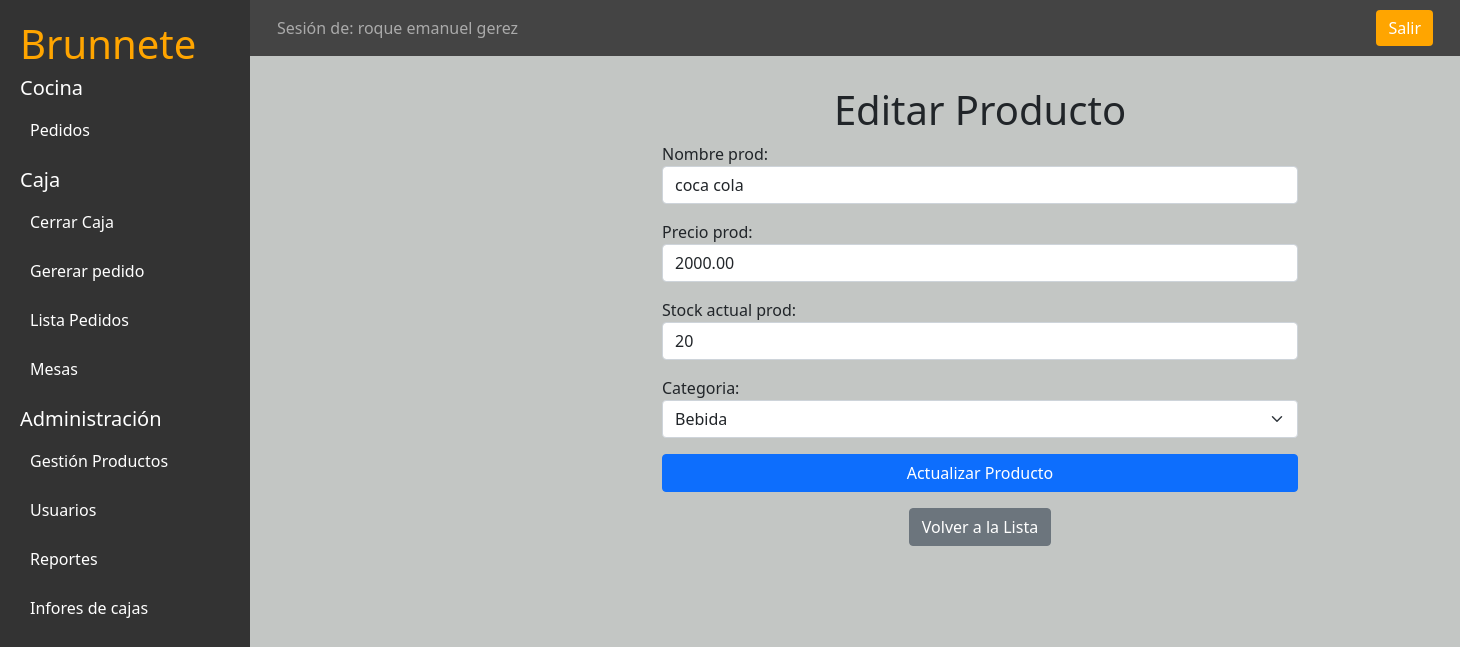
Screenshot of /cocina/editar/4/ (signed in) with the database file from the repository.
### applications/users/models.py (models this page shows, shortened)
class User(AbstractBaseUser, PermissionsMixin):
    ADMINISTRADOR = '0'
    CAJERO = '1'
    COCINERO = '2'
    VARON = 'M'
    MUJER = 'F'
    OTRO = 'O'
    OCUPATION_CHOICES = [
        (ADMINISTRADOR, 'Administrador'),
        (CAJERO, 'Cajero'),
        (COCINERO, 'Cocinero'),
    ]
    GENDER_CHOICES = [
        (VARON, 'Masculino'),
        (MUJER, 'Femenino'),
        (OTRO, 'Otros'),
    ]
    email = models.EmailField(unique=True)
    telefono = models.CharField('Telefono', max_length=50, default='123')
    full_name = models.CharField('Nombres', max_length=100)
    domicilio = models.CharField('Domicilio', max_length=100, blank=True, null=True)
    ocupation = models.CharField(
        max_length=1,
        choices=OCUPATION_CHOICES,
        blank=True
    )
    genero = models.CharField(
        max_length=1,
        choices=GENDER_CHOICES,
        blank=True
    )
    date_birth = models.DateField(
        'Fecha de nacimiento',
        blank=True,
        null=True
    )
    is_staff = models.BooleanField(default=False)
    is_active = models.BooleanField(default=False)
    USERNAME_FIELD = 'email'
    REQUIRED_FIELDS = ['full_name']
    objects = UserManager()

### applications/cocina/models.py (models this page shows, shortened)
class Productos(models.Model):
    BEBIDA = '0'
    COCINA = '1'
    TIPO_CATEGORIA_CHOICES = [
        (BEBIDA, 'Bebida'),
        (COCINA, 'Cocina'),
    ]
    nombre_prod = models.CharField(max_length=100)
    precio_prod = models.DecimalField(max_digits=10, decimal_places=2)
    stock_min_prod = models.PositiveIntegerField(blank=True, null=True)  # Stock mínimo para alerta
    stock_actual_prod = models.PositiveIntegerField()  # Cantidad actual en stock
    existencia_insumo = models.BooleanField(default=True)  # Indica si el insumo está disponible
    categoria = models.CharField('Categoria', max_length=2, choices=TIPO_CATEGORIA_CHOICES)
    objects = ProductosManager()

### applications/cocina/views.py (the view)
class ProductoUpdateView(AdminPermisoMixin, UpdateView):
    model = Productos
    form_class = ProductoForm
    template_name = 'cocina/editar_producto.html'
    success_url = reverse_lazy('cocina_app:Productos_List')

### applications/cocina/forms.py
class ProductoForm(forms.ModelForm):
    class Meta:
        model = Productos
        fields = ['nombre_prod', 'precio_prod', 'stock_actual_prod', 'categoria']
        widgets = {
            'nombre_prod': forms.TextInput(attrs={'class': 'form-control'}),
            'precio_prod': forms.NumberInput(attrs={'class': 'form-control'}),
            'stock_actual_prod': forms.NumberInput(attrs={'class': 'form-control'}),
            'categoria': forms.Select(attrs={'class': 'form-select'}),
        }

### applications/procesors.py (called while the page is built)
def caja(request):
    try:
        caja = Caja.objects.latest('id')
        user_caja = caja.user.full_name
        return {
            'caja_activa': caja.abierta_caja,
            'caja_activa_usuario': user_caja, # Agrega el usuario que tiene la caja activa
        }
    except:
        return {
            'caja_activa': None,
            'caja_activa_usuario': None,
        }

### applications/users/mixins.py (called while the page is built)
def check_ocupation_user(ocupation, user_ocupation):
    if (ocupation == User.ADMINISTRADOR or ocupation == user_ocupation):
        return True
    else:
        return False

    def dispatch(self, request, *args, **kwargs):
        if not request.user.is_authenticated:
            return self.handle_no_permission()
        if not check_ocupation_user(request.user.ocupation, User.ADMINISTRADOR):
            return HttpResponseRedirect(
                reverse(
                    'users_app:User-Login'
                )
            )
        return super().dispatch(request, *args, **kwargs)

### templates/cocina/editar_producto.html (shortened to what this page needs)
{% extends "panel.html" %}
{% load  static %}
{% block panel-content %}
<div class="container">
    <h1 class="text-center">Editar Producto</h1>
    <div class="row justify-content-center">
        <div class="col-md-6">
            <form method="post">
                {{ form.as_p }}
                <div class="d-grid">
                    <button type="submit" class="btn btn-primary">Actualizar Producto</button>
                </div>
            </form>
            <div class="mt-3 text-center">
                <a href="{% url 'cocina_app:Productos_List' %}" class="btn btn-secondary">Volver a la Lista</a>
            </div>
        </div>
    </div>
</div>
{% endblock panel-content %}

### templates/panel.html
{% extends 'base.html' %}
{% load static %}
{% block css %}
    <link rel="stylesheet" href="{% static 'css/stylesindex.css' %}">
{% endblock css %}
{% block content %}
    <div class="d-flex">
        <div class="sidebar ">
            <h1>Brunnete</h1>
        {% if user.is_active %}
            <h5>Cocina</h5>
            {% if not caja_activa %}
            <a href="#">Debes abrir de Caja</a>
            {% else %}
            <a href="{% url 'cocina_app:Mesas' %}">Pedidos</a>
            {% endif %}
            <div class="mt-3">
                <h5>Caja</h5>
                {% if not caja_activa %}
                <a href="{% url 'caja_app:Nueva_Caja' %}">Apertura de Caja</a>
                {% elif caja_activa_usuario == user.full_name %}
                <a href="{% url 'caja_app:Cierre-caja' %}">Cerrar Caja</a>
                <a href="{% url 'caja_app:Crear_Pedido' %}">Gererar pedido</a>
                <a href="{% url 'caja_app:Lista_Pedidos' %}">Lista Pedidos</a>
                <a href="{% url 'caja_app:Lista_mesas' %}">Mesas</a>
                {% endif %}
            </div>
            <div class="mt-3">
                <h5>Administración</h5>
                <a href="{% url 'cocina_app:Productos_List' %}">Gestión Productos</a>
                <a href="{% url 'users_app:User-Lista' %}">Usuarios</a>
                <a href="{% url 'caja_app:Ranking_Semanal' %}">Reportes</a>
                <a href="{% url 'caja_app:Lista_Ventas' %}">Infores de cajas</a>
            </div>
        {% endif %}
    </div>
        <div class=" flex-grow-1 ">
            <nav class="navbar navbar-expand-lg navbar-dark">
                {% if user.is_active %}
                <div class="container-fluid">
                    <span class="navbar-text">Sesión de: {{ user.full_name }}</span>
                    <a href="{% url 'users_app:User-Logout' %}" class="btn btn-salir ml-auto">Salir</a>
                </div>
                {% endif %}
            </nav>
            <div class=" container-fluid  content min-vh-100">
            {% block panel-content %}
            {% endblock panel-content %}
            </div>
        </div>
    </div>
    {% endblock content %}

### static/css/stylesindex.css (style rules this page uses)
.sidebar { background-color: #333; color: white; width: 250px; height: 100vh; padding: 20px; position: fixed; top: 0; left: 0; overflow-y: auto; }
.sidebar h1 { color: orange; }
.sidebar a { color: white; display: block; padding: 10px; margin: 5px 0; text-decoration: none; }
.navbar { background-color: #444; color: white; padding: 15px; position: fixed; top: 0; left: 250px; right: 0; height: 56px; z-index: 1030; display: flex; align-items: center; }
.navbar .btn-salir { background-color: orange; border: none; color: white; }
.content { background-color: #c3c6c4; margin-top: 56px; margin-left: 250px; padding: 30px; min-height: calc(100vh - 56px); }

### rows the page displays
User: full_name "roque emanuel gerez"
Productos: nombre_prod "coca cola", precio_prod "2000.00", stock_actual_prod "20", categoria "Bebida"
